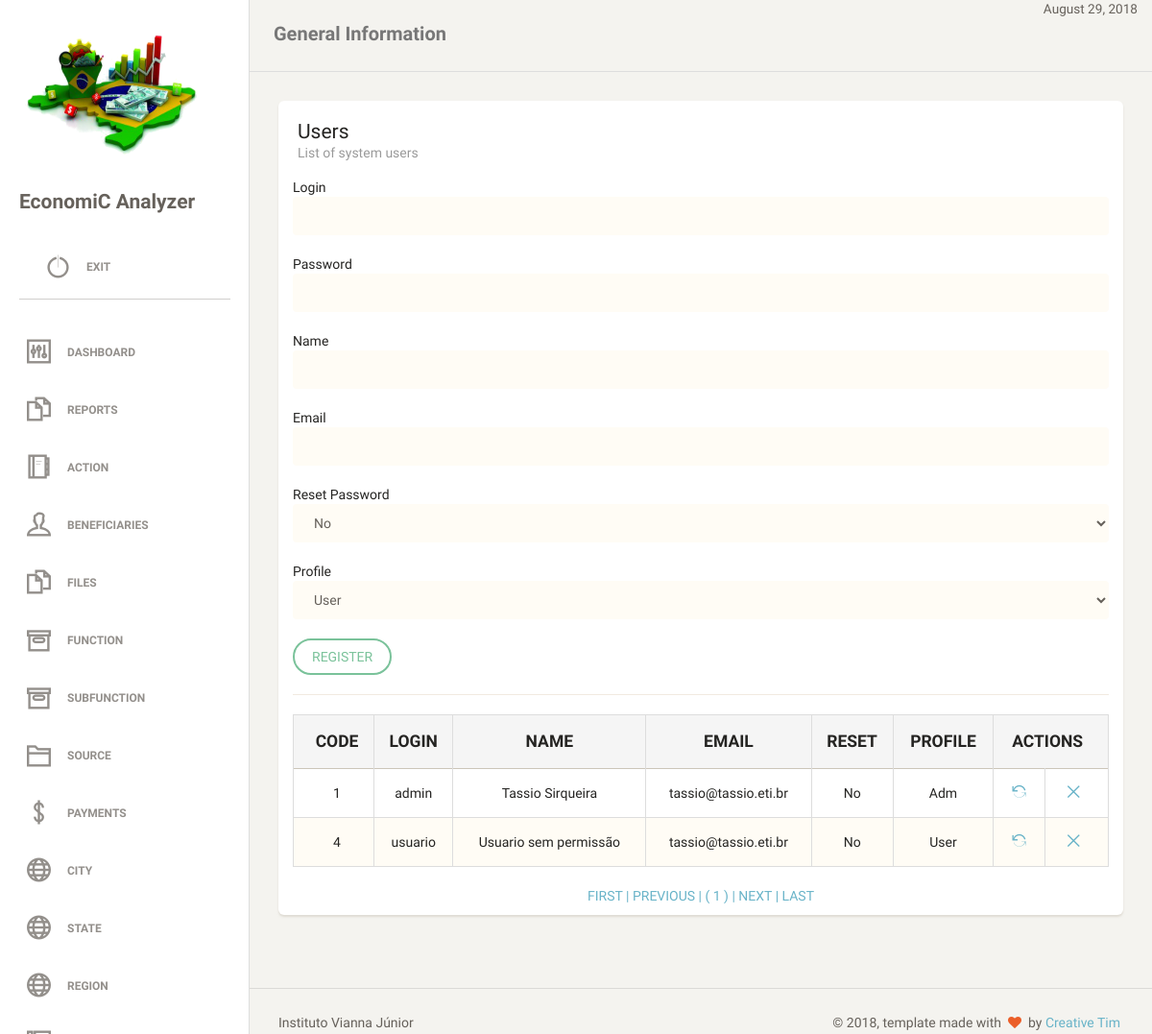
Page /users.php (signed in) on the committed database.
### tables this page shows
CREATE TABLE `tb_user` (
  `iduser` int(11) NOT NULL AUTO_INCREMENT,
  `login` varchar(255) DEFAULT NULL,
  `senha` varchar(255) DEFAULT NULL,
  `nome` varchar(255) DEFAULT NULL,
  `email` varchar(255) DEFAULT NULL,
  `resetar` tinyint(4) DEFAULT NULL,
  `perfil` tinyint(4) DEFAULT NULL,
  PRIMARY KEY (`iduser`)
);

### dao/userDAO.php (the view, shortened to what this page needs)
<?php
require_once "db/connection.php";
class userDAO
{
    public function tabelapaginada()
    {
        global $pdo;
        $endereco = $_SERVER ['PHP_SELF'];
        $pagina_atual = (isset($_GET['page']) && is_numeric($_GET['page'])) ? $_GET['page'] : 1;
        $linha_inicial = ($pagina_atual - 1) * QTDE_REGISTROS;
        $sql = "SELECT iduser, login, senha, nome, email, resetar, perfil FROM tb_user LIMIT {$linha_inicial}, " . QTDE_REGISTROS;
        $statement = $pdo->prepare($sql);
        $statement->execute();
        $dados = $statement->fetchAll(PDO::FETCH_OBJ);
        $sqlContador = "SELECT COUNT(*) AS total_registros FROM tb_user";
        $statement = $pdo->prepare($sqlContador);
        $statement->execute();
        $valor = $statement->fetch(PDO::FETCH_OBJ);
        $primeira_pagina = 1;
        $ultima_pagina = ceil($valor->total_registros / QTDE_REGISTROS);
        $pagina_anterior = ($pagina_atual > 1) ? $pagina_atual - 1 : 0;
        $proxima_pagina = ($pagina_atual < $ultima_pagina) ? $pagina_atual + 1 : 0;
        $range_inicial = (($pagina_atual - RANGE_PAGINAS) >= 1) ? $pagina_atual - RANGE_PAGINAS : 1;
        $range_final = (($pagina_atual + RANGE_PAGINAS) <= $ultima_pagina) ? $pagina_atual + RANGE_PAGINAS : $ultima_pagina;
        $exibir_botao_inicio = ($range_inicial < $pagina_atual) ? 'mostrar' : 'esconder';
        $exibir_botao_final = ($range_final > $pagina_atual) ? 'mostrar' : 'esconder';
        if (!empty($dados)):
            echo "
     <table class='table table-striped table-bordered'>
     <thead>
       <tr style='text-transform: uppercase;' class='active'>
        <th style='text-align: center; font-weight: bolder;'>Code</th>
        <th style='text-align: center; font-weight: bolder;'>Login</th>
        <th style='text-align: center; font-weight: bolder;'>Name</th>
        <th style='text-align: center; font-weight: bolder;'>Email</th>
        <th style='text-align: center; font-weight: bolder;'>Reset</th>
        <th style='text-align: center; font-weight: bolder;'>Profile</th>";
        if($_SESSION['perfil'] == 0){
            echo "<th style='text-align: center; font-weight: bolder;' colspan='2'>Actions</th>";
        }
       echo "</tr>
     </thead>
     <tbody>";
            foreach ($dados as $var):
                echo "<tr>
        <td style='text-align: center'>$var->iduser</td>
        <td style='text-align: center'>$var->login</td>
        <td style='text-align: center'>$var->nome</td>
        <td style='text-align: center'>$var->email</td>
        <td style='text-align: center'>";
            echo ($var->resetar == 0)? "No" : "Yes";
        echo "</td>
        <td style='text-align: center'>";
           echo ($var->perfil == 0)? "Adm" : "User";
        if($_SESSION['perfil'] == 0){
            echo "</td>
            <td style='text-align: center'><a href='?act=upd&id=$var->iduser' title='Alterar'><i class='ti-reload'></i></a></td>
            <td style='text-align: center'><a href='?act=del&id=$var->iduser' title='Remover'><i class='ti-close'></i></a></td>
            </tr>";
        }else{
            echo "</tr>";
        }
            endforeach;
            echo "
</tbody>
     </table>
     <div class='box-paginacao' style='text-align: center'>
       <a class='box-navegacao  $exibir_botao_inicio' href='$endereco?page=$primeira_pagina' title='Primeira Página'> FIRST  |</a>
       <a class='box-navegacao  $exibir_botao_inicio' href='$endereco?page=$pagina_anterior' title='Página Anterior'> PREVIOUS  |</a>
";
            for ($i = $range_inicial; $i <= $range_final; $i++):
                $destaque = ($i == $pagina_atual) ? 'destaque' : '';
                echo "<a class='box-numero $destaque' href='$endereco?page=$i'> ( $i ) </a>";
            endfor;
            echo "<a class='box-navegacao $exibir_botao_final' href='$endereco?page=$proxima_pagina' title='Próxima Página'>| NEXT  </a>
                  <a class='box-navegacao $exibir_botao_final' href='$endereco?page=$ultima_pagina'  title='Última Página'>| LAST  </a>
     </div>";
        else:
            echo "<p class='bg-danger'>Nenhum registro foi encontrado!</p>
     ";
        endif;
    }
}

### rows in the picture
tb_user: iduser "1", login "admin", nome "Tassio Sirqueira", email "tassio@tassio.eti.br", resetar "No", perfil "Adm"
tb_user: iduser "4", login "usuario", nome "Usuario sem permissão", email "tassio@tassio.eti.br", resetar "No", perfil "User"
